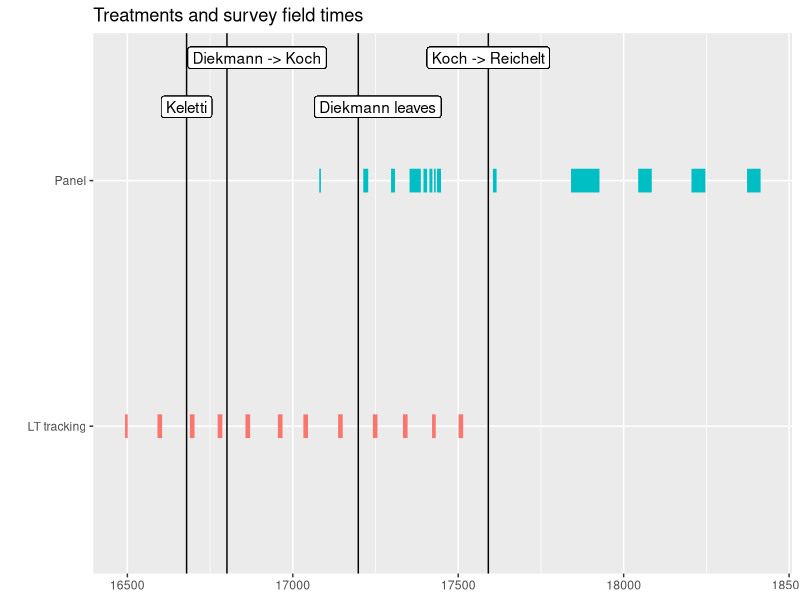

R code for this plot:
library(tidyverse)

header <-  c("survey", "unit", "start_date", "end_date")
schedule <- t(data.frame(
  a = c("LT tracking", "T27", "27.02.2015", "07.03.2015"),
  b = c("LT tracking", "T28", "05.06.2015", "19.06.2015"),
  c = c("LT tracking", "T29", "11.09.2015", "25.09.2015"),
  d = c("LT tracking", "T30", "04.12.2015", "18.12.2015"),
  e = c("LT tracking", "T31", "26.02.2016", "11.03.2016"),
  f = c("LT tracking", "T32", "03.06.2016", "17.06.2016"),
  g = c("LT tracking", "T33", "19.08.2016", "02.09.2016"),
  h = c("LT tracking", "T34", "02.12.2016", "16.12.2016"),
  i = c("LT tracking", "T35", "17.03.2017", "31.03.2017"),
  j = c("LT tracking", "T36", "16.06.2017", "30.06.2017"),
  k = c("LT tracking", "T37", "12.09.2017", "23.09.2017"),
  l = c("LT tracking", "T38", "01.12.2017", "15.12.2017"),
  m = c("Panel", "Wave 1", "06.10.2016", "11.10.2016"),
  n = c("Panel", "Wave 2", "16.02.2017", "03.03.2017"),
  o = c("Panel", "Wave 3", "11.05.2017", "23.05.2017"),
  p = c("Panel", "Wave 4", "06.07.2017", "09.08.2017"),
  r = c("Panel", "Wave 5", "17.08.2017", "28.08.2017"),
  s = c("Panel", "Wave 6", "04.09.2017", "13.09.2017"),
  t = c("Panel", "Wave 7", "18.09.2017", "23.09.2017"),
  u = c("Panel", "Wave 8", "27.09.2017", "09.10.2017"),
  v = c("Panel", "Wave 9", "15.03.2018", "26.03.2018"),
  w = c("Panel", "Wave 10", "06.11.2018", "31.01.2019"),
  x = c("Panel", "Wave 11", "28.05.2019", "08.07.2019"),
  y = c("Panel", "Wave 12", "05.11.2019", "17.12.2019"),
  z = c("Panel", "Wave 13", "21.04.2020", "01.06.2020")
)) %>% 
  as.data.frame()

colnames(schedule) <- header

schedule$start_date <- schedule$start_date %>% as.Date(format = "%d.%m.%Y")
schedule$end_date <- schedule$end_date %>% as.Date(format = "%d.%m.%Y")

p1 <- ggplot(data = schedule) +
  geom_linerange(aes(x = survey, 
                     ymin = start_date, 
                     ymax = end_date,
                     color = survey),
                 size = 8) +
  geom_hline(yintercept = as.Date(c("01.09.2015","01.01.2016", "01.02.2017", "01.03.2018"), 
                                  format = "%d.%m.%Y")) +
  geom_label(x = 2.3, 
             y = as.Date("01.09.2015", format = "%d.%m.%Y"), 
             label = "Keletti") +
  geom_label(x = 2.5, 
             y = as.Date("01.04.2016", format = "%d.%m.%Y"), 
             label = "Diekmann -> Koch") +
  geom_label(x = 2.3, 
             y = as.Date("01.04.2017", format = "%d.%m.%Y"), 
             label = "Diekmann leaves") +
  geom_label(x = 2.5, 
             y = as.Date("01.03.2018", format = "%d.%m.%Y"), 
             label = "Koch -> Reichelt") +
  xlab("") +
  ggtitle("Treatments and survey field times") +
  coord_flip() +
  theme(legend.position = 'none')

ggsave(p1, filename = "gles_treatments.png", width = 8, height = 4)
